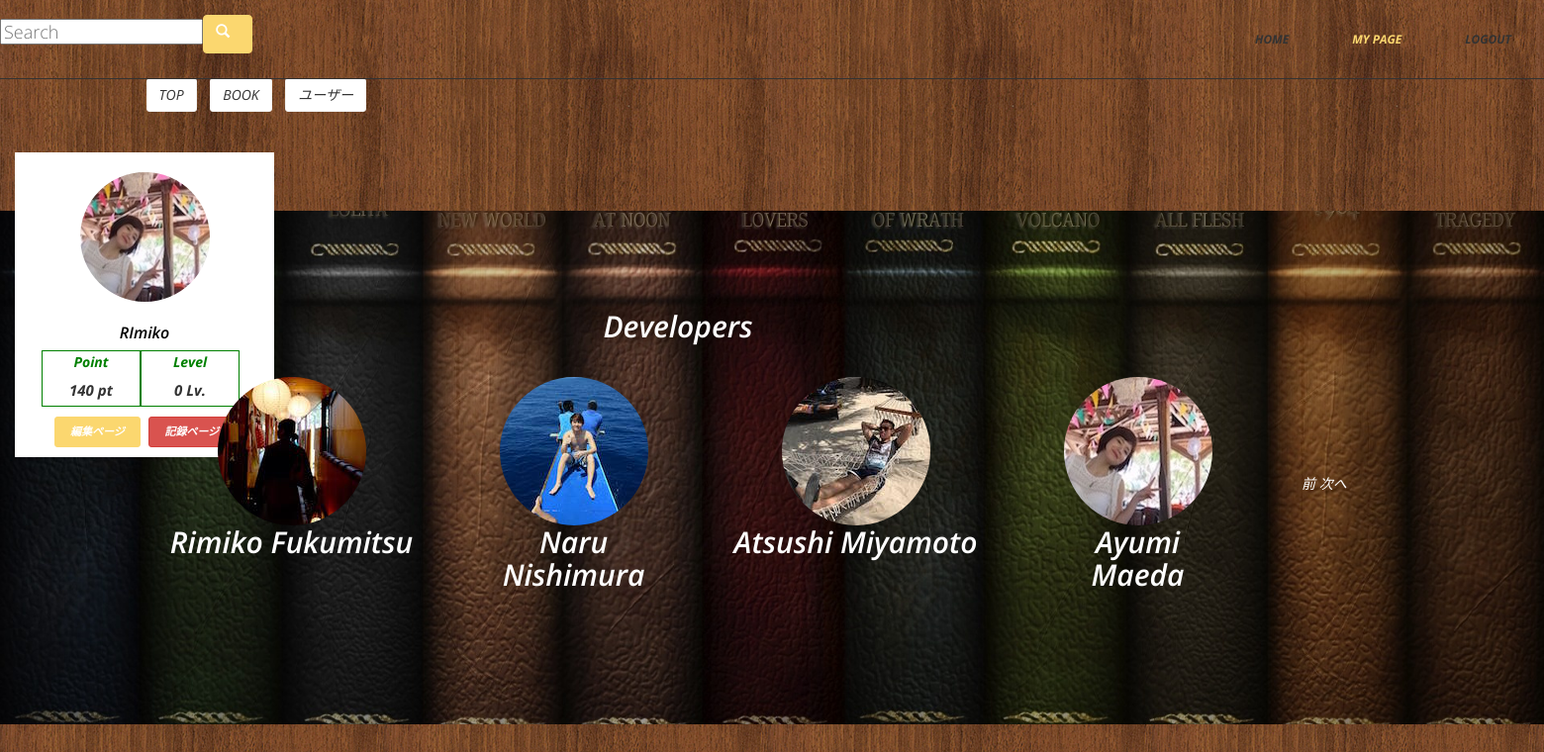
Page /book_result.php (signed in) on the committed database.
### tables this page shows
CREATE TABLE IF NOT EXISTS `users` (
  `user_id` int(11) NOT NULL AUTO_INCREMENT,
  `name` varchar(255) NOT NULL,
  `email` varchar(255) NOT NULL,
  `password` varchar(255) NOT NULL,
  `age` int(11) DEFAULT NULL,
  `gender` int(11) DEFAULT NULL,
  `avatar_id` int(11) DEFAULT NULL,
  `hobby` varchar(255) DEFAULT NULL,
  `job` varchar(255) DEFAULT NULL,
  `bestbook_id` int(11) DEFAULT NULL,
  `great_man` varchar(255) DEFAULT NULL,
  `comment` varchar(255) DEFAULT NULL,
  `point` int(11) DEFAULT NULL,
  `level` int(11) DEFAULT '0',
  `created` datetime NOT NULL,
  PRIMARY KEY (`user_id`)
);

CREATE TABLE IF NOT EXISTS `avatar` (
  `avatar_id` int(11) NOT NULL AUTO_INCREMENT,
  `avatar_path` varchar(255) NOT NULL,
  PRIMARY KEY (`avatar_id`)
);

### sideber.php (the view, shortened to what this page needs)
<?php
require('dbconnect.php');
if (isset($_SESSION['login_member_id'])){
$sql = 'SELECT * ,`avatar`.`avatar_path`FROM `users` INNER JOIN `avatar` ON `users`.`avatar_id` = `avatar`.`avatar_id` WHERE `users`.`user_id` ='.$_SESSION['login_member_id'];
$avatars = mysqli_query($db,$sql) or die(mysqli_error($db));
$avatar_array = array();
$avatar = mysqli_fetch_assoc($avatars);
$avatar_array[] = $avatar;
}
?>
 <?php foreach($avatar_array as $avatar_each){?>
  <div class="container">
    <div class="row profile">
        <div class="col-md-3">
            <div class="profile-sidebar"
            style="width:262px; margin-top: 154px;">
                <div class="profile-userpic">
                    <img src="images/<?php echo $avatar_each['avatar_path']?>" class="img-responsive" alt="">
                </div>
                <div class="profile-usertitle">
                    <div class="profile-usertitle-name">
                        <?php echo $avatar_each['name']?>
                    </div>
 <div class="container">
    <div class="row ptlv">
        <div class="text-center date-body" style="width:100px">
          <label for="" class="date-title">Point</label>
          <div class="date-content">
            <p class="dia"><strong><?php echo $avatar_each['point']?></strong> pt</p>
          </div>
        </div>
            <div class="text-center date-body" style="width:100px">
          <label for="" class="date-title">Level</label>
          <div class="date-content">
            <p class="dia"><strong><?php echo $avatar_each['level']?></strong> Lv.</p>
          </div>
        </div>
    </div>
</div><?php } ?>
                </div>
                <div class="profile-userbuttons">
                    <button type="button" class="btn btn-success btn-sm"><a href="mypage_edit.php" style="color:white;">編集ページ</a></button>
                    <button type="button" class="btn btn-danger btn-sm"><a href="record.php" style="color:white;">記録ページ</a></button>
                </div>
            </div>
        </div>
    </div>

### css/style.css (style rules this page uses)
body { font-family:'Open Sans', Arial, sans-serif; font-size:14px; font-weight:300; line-height:1.6em; color:#fff; background-color:#fff; overflow-x:hidden; }
p { color:#333; font-size:13px; }
a { text-decoration:none; transition: all 0.1s ease-in-out; -moz-transition: all 0.1s ease-in-out; -webkit-transition: all 0.1s ease-in-out; -o-transition: all 0.1s ease-in-out; outline: none; color:#333; }
.text-center p { margin-bottom:50px; color:#333; }

### css/usermystyle.css (style rules this page uses)
body { background-image:url("../images/background.png"); }
.container { margin:0; }
.profile-sidebar { padding: 20px 0 10px 0; background: #fff; margin-top: 90px; position: absolute; }
.profile-userpic img { float: none; margin: 0 auto; width: 50%; height: 50%; -webkit-border-radius: 50% !important; -moz-border-radius: 50% !important; border-radius: 50% !important; }
.profile-usertitle { text-align: center; margin-top: 20px; }
.profile-usertitle-name { color: black; font-size: 16px; font-weight: 600; margin-bottom: 7px; }
.profile-userbuttons { text-align: center; margin-top: 10px; }
.profile-userbuttons .btn { text-transform: uppercase; font-size: 11px; font-weight: 600; padding: 6px 15px; margin-right: 5px; }
.profile-userbuttons .btn:last-child { margin-right: 0px; }
.ptlv { margin-left: 12px; }
.date-body { background-color: white; padding:0 5px 5px 5px; float: left; border: 1px solid green; }
.date-body .date-title { color: green; }
.date-body .date-content { background-color: white; }
.date-body .date-content p.dia { margin: 0; font-size: 15px; font-weight: bold; }

### css/header.css (style rules this page uses)
.btn-success { background-color: #fbd76f; border-color: #fbd76f; }

### rows in the picture
users: avatar.avatar_path (picture), name "RImiko", point "140", level "0"
